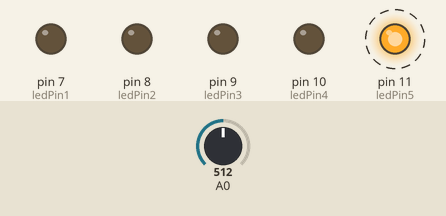
The sketch below on a simulated Arduino Uno, built with avr-gcc and run on an emulated ATmega328P. Parts: output pins drawn as LEDs (lit = HIGH). Dashed ring = blinking. The inputs (shaded band) are chosen by the test bench; at power-on: A0 = 512.

Above: at 1.2 s.
1.3 s: A0 set to 340
At 1.63 s:
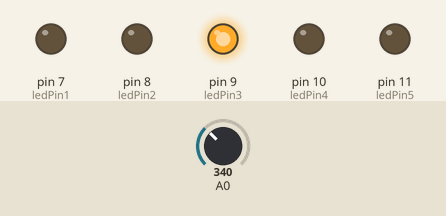
4.3 s: A0 set to 360
At 4.68 s:
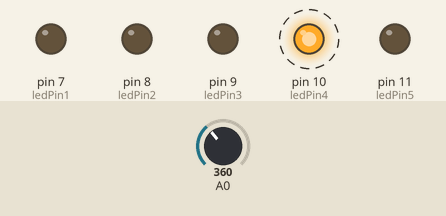
7.3 s: A0 set to 240
At 7.52 s:
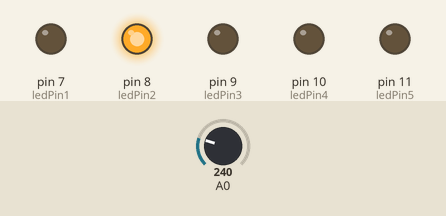
10.3 s: A0 set to 260
At 10.98 s:
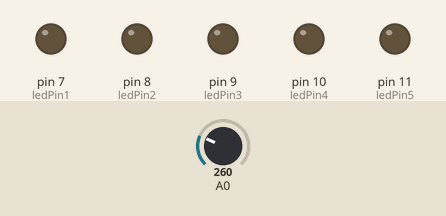
13.3 s: A0 set to 140
At 14.02 s:
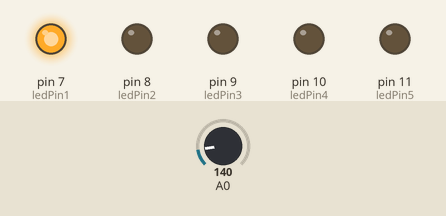
16.3 s: A0 set to 306
At 16.39 s:
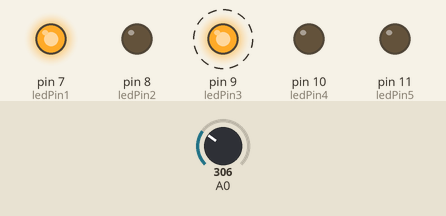
Timing chart, 0 to 20.3 s (numbered marks = the images above; inputs shaded):
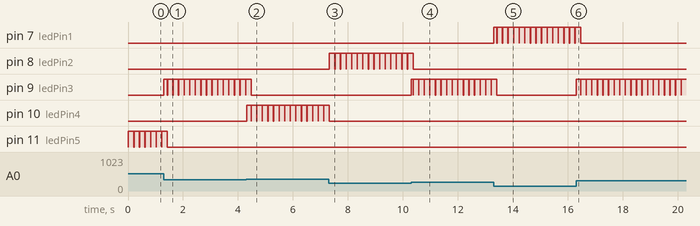

The sketch:

04.8_discovalot.ino
```cpp
unsigned long interval = 200;
unsigned long currentMillis;
unsigned long previousMillis = 0;

int ledPin1 = 7;
int ledPin2 = 8;
int ledPin3 = 9;
int ledPin4 = 10;
int ledPin5 = 11;

void setup() {
     pinMode(ledPin1, OUTPUT);
     pinMode(ledPin2, OUTPUT);
     pinMode(ledPin3, OUTPUT);
     pinMode(ledPin4, OUTPUT);
     pinMode(ledPin5, OUTPUT);
     Serial.begin(9600);
}

void loop() {
  currentMillis = millis();
  // määrittele kokonaislukumuuttuja sensor ja lue sen arvoksi portin A0 lukema
  // lisää 8 ms viive
  // tulosta sensor serial monitoriin
  int sensor = analogRead(0);
  delay(8);
  if ((sensor > 50) && (sensor < 150)){
    digitalWrite(ledPin1, HIGH);
  }
  // Kirjoita yllä olevan mallin mukaan ehtolauseet myös muille ledeille
  if ((sensor > 150) && (sensor < 250)){
    digitalWrite(ledPin2, HIGH);
  }
  if ((sensor > 250) && (sensor < 350)){
    digitalWrite(ledPin3, HIGH);
  }
  if ((sensor > 350) && (sensor < 450)){
    digitalWrite(ledPin4, HIGH);
  }
  if ((sensor > 450) && (sensor < 550)){
    digitalWrite(ledPin5, HIGH);
  }

  //delay(10); Kommentoi tai editoi pois tämä aiemmin tarvittu delay.
  if(currentMillis - previousMillis >= interval) {
     previousMillis = currentMillis;
     digitalWrite(ledPin1, LOW);
      // Ohjelmoi yllä olevan mallin mukaan muut ledit pois päältä.
     digitalWrite(ledPin2, LOW);
     digitalWrite(ledPin3, LOW);
     digitalWrite(ledPin4, LOW);
     digitalWrite(ledPin5, LOW);
  }
}
```

Measured:
- after the input at 1.3 s, pin 9 (ledPin3): LOW → HIGH at once, then repeats every 0.20 s: LOW 0.01 s, HIGH 0.20 s; pin 11 (ledPin5): goes on until 1.4 s, then stays LOW
- after the input at 4.3 s, pin 9 (ledPin3): goes on until 4.5 s, then stays LOW; pin 10 (ledPin4): alternates HIGH for 0.20 s and LOW for 0.01 s, starting at once
- after the input at 7.3 s, pin 8 (ledPin2): LOW → HIGH at once, then repeats every 0.20 s: LOW 0.01 s, HIGH 0.20 s; pin 10 (ledPin4): goes on until 7.3 s, then stays LOW
- after the input at 10.3 s, pin 8 (ledPin2): goes on until 10.4 s, then stays LOW; pin 9 (ledPin3): LOW → HIGH at once, then repeats every 0.20 s: LOW 0.01 s, HIGH 0.20 s
- after the input at 13.3 s, pin 7 (ledPin1): LOW → HIGH at once, then repeats every 0.20 s: LOW 0.01 s, HIGH 0.19 s; pin 9 (ledPin3): goes on until 13.4 s, then stays LOW
- after the input at 16.3 s, pin 7 (ledPin1): goes on until 16.5 s, then stays LOW; pin 9 (ledPin3): alternates HIGH for 0.20 s and LOW for 0.01 s, starting at once
- by itself, pin 11 (ledPin5): alternates HIGH for 0.20 s and LOW for 0.01 s
